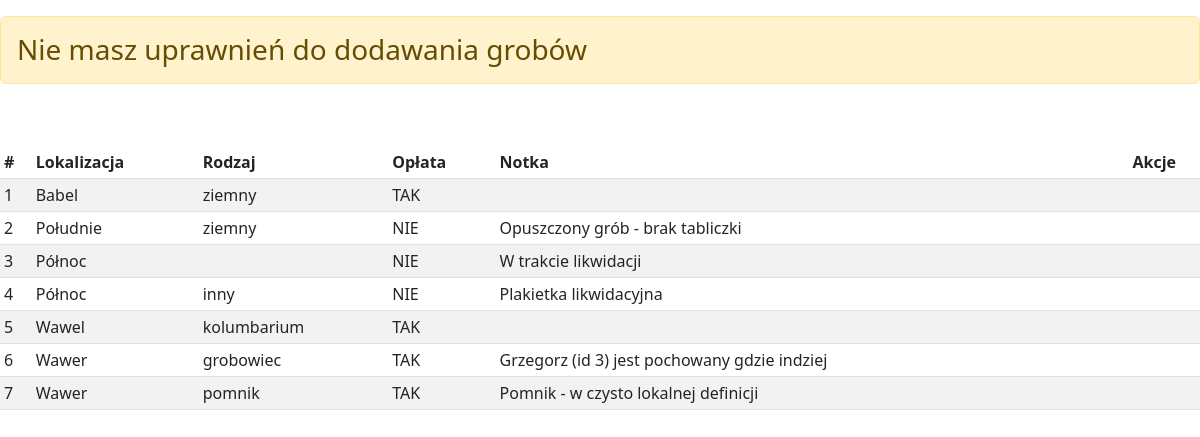
The page /groby.php on the database its author committed.
### tables this page shows
CREATE TABLE `groby` (
  `id` int(5) NOT NULL,
  `lokalizacja` text NOT NULL,
  `rodzaj` varchar(20) DEFAULT NULL,
  `oplata` varchar(20) NOT NULL,
  `notka` text DEFAULT NULL
);

### groby.php (the view, shortened to what this page needs)
<?php
include 'dbconfig.php';
?>
<!DOCTYPE html>
<html lang="pl">
<head>
    <link href="bootstrap.min.css" rel="stylesheet" />
    <link href="bootstrap-icons.css" rel="stylesheet" />
    <link rel="stylesheet" href="style.css">
</head>
<body>
<?php if (isset($_SESSION['login'])) { ?>
    <h2>Dodaj grób do bazy</h2>
    <form action="dodaj_grob.php" method="post">
        <div class="form-group">
            <label for="lokalizacja">Lokalizacja <span class="text-danger">*</span></label>
            <input type="text" class="form-control" id="lokalizacja" name="lokalizacja" style="width: 750px;" placeholder="Podążaj za ustaloną notacją" autocomplete="off" required>
        </div>
        <div class="form-group">
            <label for="rodzaj">Rodzaj</label>
            <input list="rodzaj" name="rodzaj" placeholder="Wybierz rodzaj grobu" style="max-width: 250px;" class="form-control">
            <datalist id="rodzaj">
                <option value="ziemny"></option>
                <option value="grobowiec"></option>
                <option value="pomnik"></option>
                <option value="kolumbarium"></option>
                <option value="inny"></option>
            </datalist>
        </div>
        <div class="form-group">
            <label>Opłata <span class="text-danger">*</span></label><br>
            <div class="form-check form-check-inline">
                <input class="form-check-input" type="radio" name="oplata" value="TAK" id="oplata_tak" required>
                <label class="form-check-label" for="oplata_tak">TAK</label>
            </div>
            <div class="form-check form-check-inline">
                <input class="form-check-input" type="radio" name="oplata" value="NIE" id="oplata_nie" required>
                <label class="form-check-label" for="oplata_nie">NIE</label>
            </div>
        </div>
        <div class="form-group">
            <label for="notka">Notka (niewymagana)</label>
            <textarea class="form-control" id="notka" name="notka" placeholder="Wyjaśnienia nieścisłości etc." rows="3"></textarea>
        </div>
        <p>
        <p>
        <button type="submit" class="btn btn-primary">Dodaj grób</button>
        <button type="reset" class="btn btn-secondary">Resetuj</button>
    </form>
<?php } else { ?>
<p>
<h3 class="alert alert-warning">Nie masz uprawnień do dodawania grobów</h3>
<p>
<?php } ?>
<p>
<h2>Groby</h2>
<table class="table table-hover table-sm table-striped bg-white">
    <thead>
    <tr>
        <th>#</th>
        <th>Lokalizacja</th>
        <th>Rodzaj</th>
        <th>Opłata</th>
        <th>Notka</th>
        <th class="text-end pe-4">Akcje</th>
    </tr>
    </thead>
    <tbody>
    <?php
    $conn = new mysqli($server, $user, $password, $dbname);
    $zapytanie = "SELECT * FROM groby ORDER BY lokalizacja ASC";
    $result = $conn->query($zapytanie);
    if ($result && $result->num_rows > 0) {
        $licznik = 1;
        while ($row = $result->fetch_assoc()) {
            echo "<tr>";
            echo "<td>" . $licznik++ . "</td>";
            echo "<td>" . htmlspecialchars($row["lokalizacja"]) . "</td>";
            echo "<td>" . htmlspecialchars($row["rodzaj"]) . "</td>";
            echo "<td>" . htmlspecialchars($row["oplata"]) . "</td>";
            echo "<td>" . htmlspecialchars($row["notka"]) . "</td>";
            echo "<td class='text-end pe-6'>";
            echo "</td>";
            echo "</tr>\n";
        }
    } else {
        echo "<tr><td colspan='6'>Brak wyników</td></tr>";
    }
    ?>
    </tbody>
</table>
</body>
</html>

### style.css (style rules this page uses)
body { background-image: url('tlo.png'); background-size: cover; background-repeat: no-repeat; background-position: center center; min-height: 100vh; margin: 0; color: #ffffff; }

### rows shown on the page
groby: lokalizacja "Babel", rodzaj "ziemny", oplata "TAK"
groby: lokalizacja "Południe", rodzaj "ziemny", oplata "NIE", notka "Opuszczony grób - brak tabliczki"
groby: lokalizacja "Północ", oplata "NIE", notka "W trakcie likwidacji"
groby: lokalizacja "Północ", rodzaj "inny", oplata "NIE", notka "Plakietka likwidacyjna"
groby: lokalizacja "Wawel", rodzaj "kolumbarium", oplata "TAK"
groby: lokalizacja "Wawer", rodzaj "grobowiec", oplata "TAK", notka "Grzegorz (id 3) jest pochowany gdzie indziej"
groby: lokalizacja "Wawer", rodzaj "pomnik", oplata "TAK", notka "Pomnik - w czysto lokalnej definicji"
